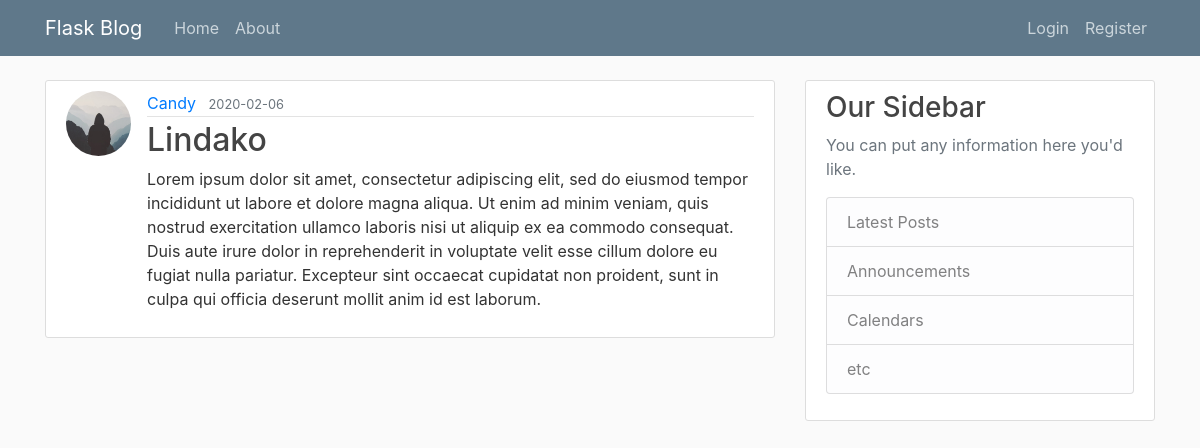
The page /post/2 on the database as committed earlier.
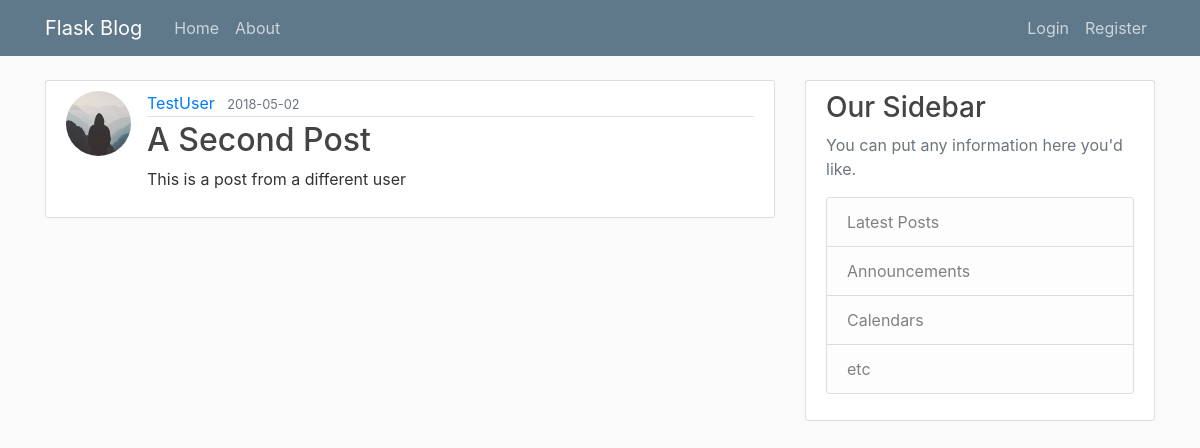
The same page on the database as committed later.
### flaskblog/models.py (models this page shows, shortened)
class User(db.Model, UserMixin):
    id = db.Column(db.Integer, primary_key=True)
    username = db.Column(db.String(20), unique=True, nullable=False)
    email = db.Column(db.String(120), unique=True, nullable=False)
    image_file = db.Column(
        db.String(20),
        nullable=False,
        default='default.jpg')
    password = db.Column(db.String(60),  nullable=False)
    posts = db.relationship('Post', backref='author', lazy=True)

class Post(db.Model):
    id = db.Column(db.Integer, primary_key=True)
    title = db.Column(db.String(120), nullable=False)
    date_posted = db.Column(db.DateTime, nullable=False,
                            default=datetime.utcnow)
    content = db.Column(db.Text, nullable=False)
    user_id = db.Column(db.Integer, db.ForeignKey('user.id'), nullable=True)
    @classmethod
    def find_one(cls, post_id):
        return cls.query.get_or_404(post_id)

### flaskblog/posts/routes.py (the view)
@posts.route('/post/<int:post_id>', methods=['GET', 'POST'])
def post(post_id):
    post = Post.find_one(post_id)
    return render_template('post.html', title=post.title, post=post)

### flaskblog/templates/post.html (shortened to what this page needs)
{% extends "layout.html" %}
{% block content %}
  <article class="media content-section">
    <img class="rounded-circle article-img" src="{{ url_for('static', filename='profile_pics/' + post.author.image_file) }}">
    <div class="media-body">
      <div class="article-metadata">
        <a class="mr-2" href="{{ url_for('users.user_posts', username=post.author.username) }}">{{ post.author.username }}</a>
        <small class="text-muted">{{ post.date_posted.strftime('%Y-%m-%d') }}</small>
      </div>
      <h2 class="article-title">{{ post.title }}</h2>
      <p class="article-content">{{ post.content }}</p>
    </div>
  </article>
{% endblock content %}

Rows that differ between the two databases and show on the page:
changed User: author.username "Candy" → "TestUser"
changed Post: date_posted "2020-02-06" → "2018-05-02"; title "Lindako" → "A Second Post"; content "Lorem ipsum dolor sit amet, consectetur adipiscing elit, sed do eiusmod tempor incididunt ut labore et dolore magna aliqua. Ut enim ad minim veniam, quis nostrud exercitation ullamco laboris nisi ut aliquip ex ea commodo consequat. Duis aute irure dolor in reprehenderit in voluptate velit esse cillum dolore eu fugiat nulla pariatur. Excepteur sint occaecat cupidatat non proident, sunt in culpa qui officia deserunt mollit anim id est laborum." → "This is a post from a different user"
